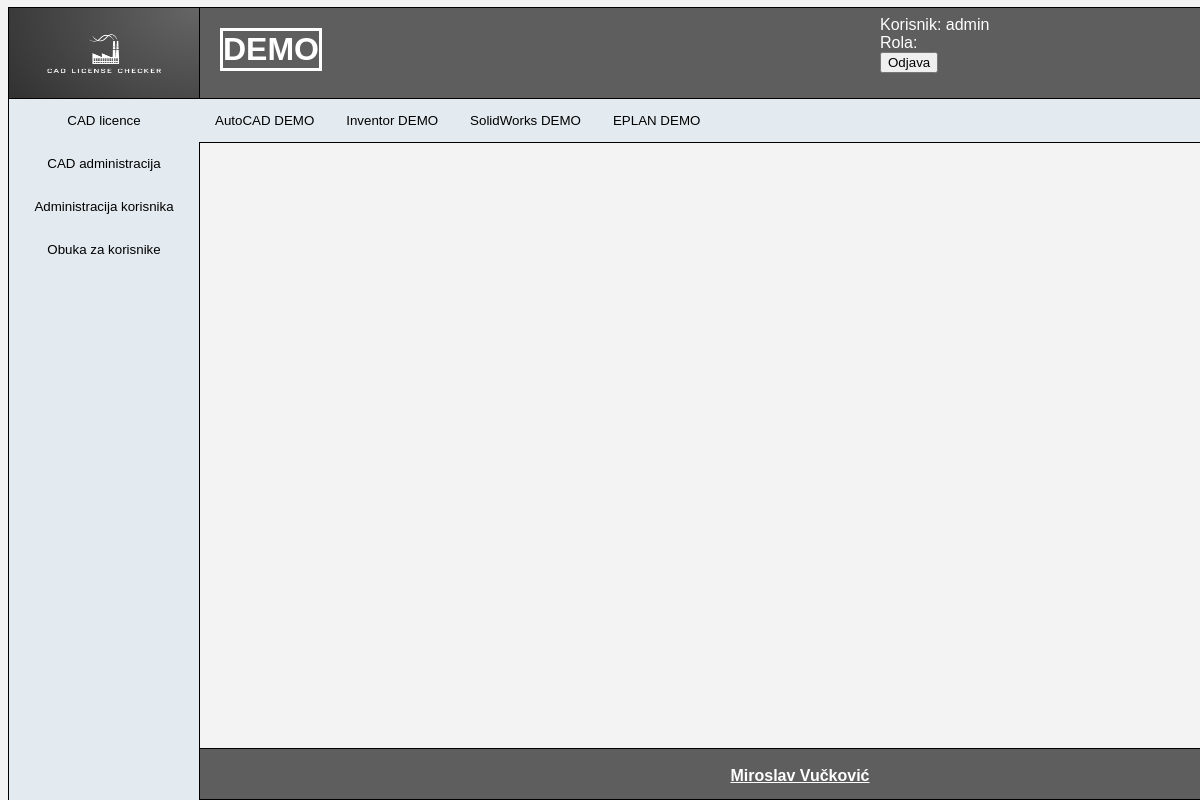
/index.php?page=cad-lics (signed in), run on the app's committed database.
### tables this page shows
CREATE TABLE cad_systems (
    id INT AUTO_INCREMENT PRIMARY KEY,
    cad_name VARCHAR(255) NOT NULL,
    display_name VARCHAR(255) NOT NULL,
    port INT NOT NULL,
    server VARCHAR(255) NOT NULL,
    product VARCHAR(255) NOT NULL,
    active BOOLEAN NOT NULL DEFAULT TRUE,
    created_at TIMESTAMP DEFAULT CURRENT_TIMESTAMP
);

### app/views/cad-lics.php (the view, shortened to what this page needs)
<?php
require("config/database_pdo.php");
$cadQuery = $pdo->query("SELECT id, cad_name, display_name, port, server, product, active FROM cad_systems");
$cads = $cadQuery->fetchAll(PDO::FETCH_ASSOC);
echo "<nav class='cad-nav-tab'>";
foreach ($cads as $cad) {
    if ($cad['active']) {
        $displayName = htmlspecialchars($cad['display_name']);
        echo '<form class="cad-nav-button-form" method="post" action="">';
        echo '<button type="submit" onclick="redirectToPage()" class="tablinks">' . $displayName . '</button>';
        echo '</form>';
    }
}
echo "</nav>";

### public/css/main.css (style rules this page uses)
html { font-family: "Helvetica", "Lucida Console", "Courier New", monospace; }
body { background-color: #F3F3F3; color: #326283; font-size: medium; text-align: center; height: 97vh; }
.cad-nav-tab { border-top: 1px solid black; border-bottom: 1px solid black; background-color: #E4EBF0; position: fixed; left: 199px; width: 100%; }
.cad-nav-tab button { background-color: inherit; float: left; border: none; outline: none; cursor: pointer; padding: 14px 16px; transition: 0.3s; }
footer { border: 1px solid black; bottom: 0; font-weight: bold; background-color: #5E5E5E; position: fixed; left: 199px; bottom: 0; width: 100vw; height: 50px; text-align: center; vertical-align: middle; margin-top: 5px; color: white; }
a { color: white; }

### data on the page
cad_systems: display_name "AutoCAD DEMO"
cad_systems: display_name "Inventor DEMO"
cad_systems: display_name "SolidWorks DEMO"
cad_systems: display_name "EPLAN DEMO"

### other printed values
$username "admin"
